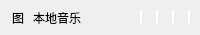
<?xml version="1.0" encoding="UTF-8"?>
<ui version="4.0">
 <class>btForm</class>
 <widget class="QWidget" name="btForm">
  <property name="geometry">
   <rect>
    <x>0</x>
    <y>0</y>
    <width>200</width>
    <height>35</height>
   </rect>
  </property>
  <property name="windowTitle">
   <string>Form</string>
  </property>
  <layout class="QHBoxLayout" name="horizontalLayout">
   <property name="spacing">
    <number>0</number>
   </property>
   <property name="leftMargin">
    <number>0</number>
   </property>
   <property name="topMargin">
    <number>0</number>
   </property>
   <property name="rightMargin">
    <number>0</number>
   </property>
   <property name="bottomMargin">
    <number>0</number>
   </property>
   <item>
    <widget class="QWidget" name="btStyle" native="true">
     <property name="styleSheet">
      <string notr="true">#btStyle:hover
{
    background-color:#D8D8D8;
}</string>
     </property>
     <layout class="QHBoxLayout" name="horizontalLayout_2">
      <property name="spacing">
       <number>0</number>
      </property>
      <property name="leftMargin">
       <number>3</number>
      </property>
      <property name="topMargin">
       <number>0</number>
      </property>
      <property name="rightMargin">
       <number>0</number>
      </property>
      <property name="bottomMargin">
       <number>0</number>
      </property>
      <item>
       <widget class="QLabel" name="btIcon">
        <property name="minimumSize">
         <size>
          <width>30</width>
          <height>0</height>
         </size>
        </property>
        <property name="maximumSize">
         <size>
          <width>30</width>
          <height>16777215</height>
         </size>
        </property>
        <property name="text">
         <string>图</string>
        </property>
        <property name="alignment">
         <set>Qt::AlignCenter</set>
        </property>
       </widget>
      </item>
      <item>
       <widget class="QLabel" name="btText">
        <property name="minimumSize">
         <size>
          <width>100</width>
          <height>0</height>
         </size>
        </property>
        <property name="maximumSize">
         <size>
          <width>100</width>
          <height>16777215</height>
         </size>
        </property>
        <property name="text">
         <string>本地音乐</string>
        </property>
       </widget>
      </item>
      <item>
       <widget class="QWidget" name="lineBox" native="true">
        <property name="minimumSize">
         <size>
          <width>0</width>
          <height>15</height>
         </size>
        </property>
        <property name="maximumSize">
         <size>
          <width>16777215</width>
          <height>15</height>
         </size>
        </property>
        <property name="styleSheet">
         <string notr="true">QLabel
{
   background-color:#FFFFFF
}</string>
        </property>
        <layout class="QHBoxLayout" name="horizontalLayout_3">
         <property name="spacing">
          <number>7</number>
         </property>
         <property name="leftMargin">
          <number>0</number>
         </property>
         <property name="topMargin">
          <number>0</number>
         </property>
         <property name="rightMargin">
          <number>0</number>
         </property>
         <property name="bottomMargin">
          <number>0</number>
         </property>
         <item>
          <widget class="QLabel" name="line1">
           <property name="sizePolicy">
            <sizepolicy hsizetype="Preferred" vsizetype="Preferred">
             <horstretch>0</horstretch>
             <verstretch>0</verstretch>
            </sizepolicy>
           </property>
           <property name="minimumSize">
            <size>
             <width>2</width>
             <height>0</height>
            </size>
           </property>
           <property name="maximumSize">
            <size>
             <width>2</width>
             <height>16777215</height>
            </size>
           </property>
           <property name="text">
            <string/>
           </property>
          </widget>
         </item>
         <item>
          <widget class="QLabel" name="line2">
           <property name="sizePolicy">
            <sizepolicy hsizetype="Preferred" vsizetype="Preferred">
             <horstretch>0</horstretch>
             <verstretch>0</verstretch>
            </sizepolicy>
           </property>
           <property name="minimumSize">
            <size>
             <width>2</width>
             <height>0</height>
            </size>
           </property>
           <property name="maximumSize">
            <size>
             <width>2</width>
             <height>16777215</height>
            </size>
           </property>
           <property name="text">
            <string/>
           </property>
          </widget>
         </item>
         <item>
          <widget class="QLabel" name="line3">
           <property name="sizePolicy">
            <sizepolicy hsizetype="Preferred" vsizetype="Preferred">
             <horstretch>0</horstretch>
             <verstretch>0</verstretch>
            </sizepolicy>
           </property>
           <property name="minimumSize">
            <size>
             <width>2</width>
             <height>0</height>
            </size>
           </property>
           <property name="maximumSize">
            <size>
             <width>2</width>
             <height>16777215</height>
            </size>
           </property>
           <property name="text">
            <string/>
           </property>
          </widget>
         </item>
         <item>
          <widget class="QLabel" name="line4">
           <property name="minimumSize">
            <size>
             <width>2</width>
             <height>0</height>
            </size>
           </property>
           <property name="maximumSize">
            <size>
             <width>2</width>
             <height>16777215</height>
            </size>
           </property>
           <property name="text">
            <string/>
           </property>
          </widget>
         </item>
        </layout>
       </widget>
      </item>
     </layout>
    </widget>
   </item>
  </layout>
 </widget>
 <resources/>
 <connections/>
</ui>
